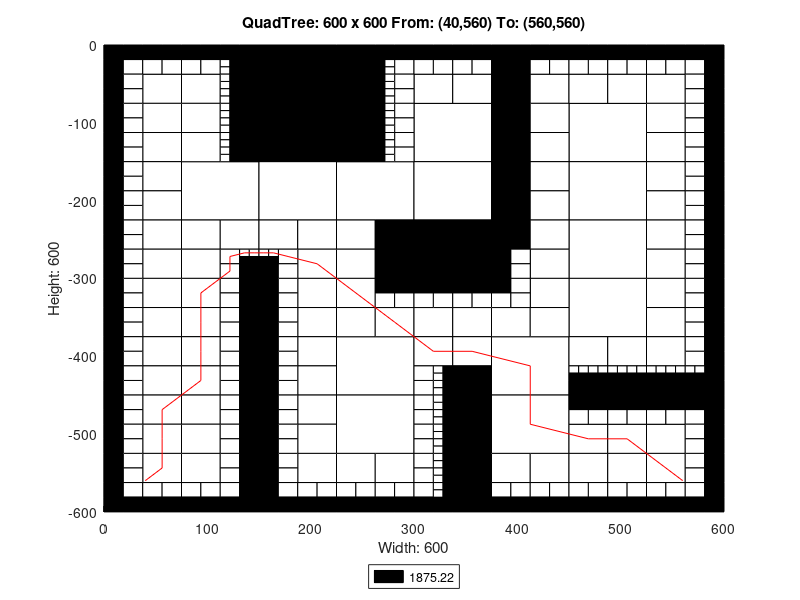

MATLAB code for this plot:
axis([0 600 -600 0]);
title('QuadTree: 600 x 600 From: (40,560) To: (560,560)');
xlabel('Width: 600');
ylabel('Height: 600');
rectangle('Position',[150 -75 75 75], 'FaceColor',[0 0 0]);
rectangle('Position',[150 -150 75 75], 'FaceColor',[0 0 0]);
rectangle('Position',[75 -225 75 75], 'FaceColor',[1 1 1]);
rectangle('Position',[150 -225 75 75], 'FaceColor',[1 1 1]);
rectangle('Position',[225 -225 75 75], 'FaceColor',[1 1 1]);
rectangle('Position',[300 -150 75 75], 'FaceColor',[1 1 1]);
rectangle('Position',[450 -150 75 75], 'FaceColor',[1 1 1]);
rectangle('Position',[300 -225 75 75], 'FaceColor',[1 1 1]);
rectangle('Position',[300 -300 75 75], 'FaceColor',[0 0 0]);
rectangle('Position',[450 -225 75 75], 'FaceColor',[1 1 1]);
rectangle('Position',[450 -300 75 75], 'FaceColor',[1 1 1]);
rectangle('Position',[225 -450 75 75], 'FaceColor',[1 1 1]);
rectangle('Position',[225 -525 75 75], 'FaceColor',[1 1 1]);
rectangle('Position',[375 -450 75 75], 'FaceColor',[1 1 1]);
rectangle('Position',[450 -375 75 75], 'FaceColor',[1 1 1]);
rectangle('Position',[375 -525 75 75], 'FaceColor',[1 1 1]);
rectangle('Position',[37.5 -75 37.5 37.5], 'FaceColor',[1 1 1]);
rectangle('Position',[75 -75 37.5 37.5], 'FaceColor',[1 1 1]);
rectangle('Position',[37.5 -112.5 37.5 37.5], 'FaceColor',[1 1 1]);
rectangle('Position',[37.5 -150 37.5 37.5], 'FaceColor',[1 1 1]);
rectangle('Position',[75 -112.5 37.5 37.5], 'FaceColor',[1 1 1]);
rectangle('Position',[75 -150 37.5 37.5], 'FaceColor',[1 1 1]);
rectangle('Position',[225 -37.5 37.5 37.5], 'FaceColor',[0 0 0]);
rectangle('Position',[225 -75 37.5 37.5], 'FaceColor',[0 0 0]);
rectangle('Position',[225 -112.5 37.5 37.5], 'FaceColor',[0 0 0]);
rectangle('Position',[225 -150 37.5 37.5], 'FaceColor',[0 0 0]);
rectangle('Position',[37.5 -187.5 37.5 37.5], 'FaceColor',[1 1 1]);
rectangle('Position',[37.5 -225 37.5 37.5], 'FaceColor',[1 1 1]);
rectangle('Position',[37.5 -262.5 37.5 37.5], 'FaceColor',[1 1 1]);
rectangle('Position',[37.5 -300 37.5 37.5], 'FaceColor',[1 1 1]);
rectangle('Position',[75 -262.5 37.5 37.5], 'FaceColor',[1 1 1]);
rectangle('Position',[112.5 -262.5 37.5 37.5], 'FaceColor',[1 1 1]);
rectangle('Position',[75 -300 37.5 37.5], 'FaceColor',[1 1 1]);
rectangle('Position',[150 -262.5 37.5 37.5], 'FaceColor',[1 1 1]);
rectangle('Position',[187.5 -262.5 37.5 37.5], 'FaceColor',[1 1 1]);
rectangle('Position',[187.5 -300 37.5 37.5], 'FaceColor',[1 1 1]);
rectangle('Position',[225 -262.5 37.5 37.5], 'FaceColor',[1 1 1]);
rectangle('Position',[262.5 -262.5 37.5 37.5], 'FaceColor',[0 0 0]);
rectangle('Position',[225 -300 37.5 37.5], 'FaceColor',[1 1 1]);
rectangle('Position',[262.5 -300 37.5 37.5], 'FaceColor',[0 0 0]);
rectangle('Position',[300 -75 37.5 37.5], 'FaceColor',[1 1 1]);
rectangle('Position',[337.5 -75 37.5 37.5], 'FaceColor',[1 1 1]);
rectangle('Position',[375 -37.5 37.5 37.5], 'FaceColor',[0 0 0]);
rectangle('Position',[375 -75 37.5 37.5], 'FaceColor',[0 0 0]);
rectangle('Position',[412.5 -75 37.5 37.5], 'FaceColor',[1 1 1]);
rectangle('Position',[375 -112.5 37.5 37.5], 'FaceColor',[0 0 0]);
rectangle('Position',[412.5 -112.5 37.5 37.5], 'FaceColor',[1 1 1]);
rectangle('Position',[375 -150 37.5 37.5], 'FaceColor',[0 0 0]);
rectangle('Position',[412.5 -150 37.5 37.5], 'FaceColor',[1 1 1]);
rectangle('Position',[450 -75 37.5 37.5], 'FaceColor',[1 1 1]);
rectangle('Position',[487.5 -75 37.5 37.5], 'FaceColor',[1 1 1]);
rectangle('Position',[525 -75 37.5 37.5], 'FaceColor',[1 1 1]);
rectangle('Position',[525 -112.5 37.5 37.5], 'FaceColor',[1 1 1]);
rectangle('Position',[525 -150 37.5 37.5], 'FaceColor',[1 1 1]);
rectangle('Position',[375 -187.5 37.5 37.5], 'FaceColor',[0 0 0]);
rectangle('Position',[412.5 -187.5 37.5 37.5], 'FaceColor',[1 1 1]);
rectangle('Position',[375 -225 37.5 37.5], 'FaceColor',[0 0 0]);
rectangle('Position',[412.5 -225 37.5 37.5], 'FaceColor',[1 1 1]);
rectangle('Position',[375 -262.5 37.5 37.5], 'FaceColor',[0 0 0]);
rectangle('Position',[412.5 -262.5 37.5 37.5], 'FaceColor',[1 1 1]);
rectangle('Position',[412.5 -300 37.5 37.5], 'FaceColor',[1 1 1]);
rectangle('Position',[525 -187.5 37.5 37.5], 'FaceColor',[1 1 1]);
rectangle('Position',[525 -225 37.5 37.5], 'FaceColor',[1 1 1]);
rectangle('Position',[525 -262.5 37.5 37.5], 'FaceColor',[1 1 1]);
rectangle('Position',[525 -300 37.5 37.5], 'FaceColor',[1 1 1]);
rectangle('Position',[37.5 -337.5 37.5 37.5], 'FaceColor',[1 1 1]);
rectangle('Position',[37.5 -375 37.5 37.5], 'FaceColor',[1 1 1]);
rectangle('Position',[75 -337.5 37.5 37.5], 'FaceColor',[1 1 1]);
rectangle('Position',[75 -375 37.5 37.5], 'FaceColor',[1 1 1]);
rectangle('Position',[37.5 -412.5 37.5 37.5], 'FaceColor',[1 1 1]);
rectangle('Position',[37.5 -450 37.5 37.5], 'FaceColor',[1 1 1]);
rectangle('Position',[75 -412.5 37.5 37.5], 'FaceColor',[1 1 1]);
rectangle('Position',[75 -450 37.5 37.5], 'FaceColor',[1 1 1]);
rectangle('Position',[187.5 -337.5 37.5 37.5], 'FaceColor',[1 1 1]);
rectangle('Position',[187.5 -375 37.5 37.5], 'FaceColor',[1 1 1]);
rectangle('Position',[225 -337.5 37.5 37.5], 'FaceColor',[1 1 1]);
rectangle('Position',[225 -375 37.5 37.5], 'FaceColor',[1 1 1]);
rectangle('Position',[262.5 -375 37.5 37.5], 'FaceColor',[1 1 1]);
rectangle('Position',[187.5 -412.5 37.5 37.5], 'FaceColor',[1 1 1]);
rectangle('Position',[187.5 -450 37.5 37.5], 'FaceColor',[1 1 1]);
rectangle('Position',[37.5 -487.5 37.5 37.5], 'FaceColor',[1 1 1]);
rectangle('Position',[37.5 -525 37.5 37.5], 'FaceColor',[1 1 1]);
rectangle('Position',[75 -487.5 37.5 37.5], 'FaceColor',[1 1 1]);
rectangle('Position',[75 -525 37.5 37.5], 'FaceColor',[1 1 1]);
rectangle('Position',[37.5 -562.5 37.5 37.5], 'FaceColor',[1 1 1]);
rectangle('Position',[75 -562.5 37.5 37.5], 'FaceColor',[1 1 1]);
rectangle('Position',[187.5 -487.5 37.5 37.5], 'FaceColor',[1 1 1]);
rectangle('Position',[187.5 -525 37.5 37.5], 'FaceColor',[1 1 1]);
rectangle('Position',[187.5 -562.5 37.5 37.5], 'FaceColor',[1 1 1]);
rectangle('Position',[225 -562.5 37.5 37.5], 'FaceColor',[1 1 1]);
rectangle('Position',[262.5 -562.5 37.5 37.5], 'FaceColor',[1 1 1]);
rectangle('Position',[300 -375 37.5 37.5], 'FaceColor',[1 1 1]);
rectangle('Position',[337.5 -375 37.5 37.5], 'FaceColor',[1 1 1]);
rectangle('Position',[412.5 -337.5 37.5 37.5], 'FaceColor',[1 1 1]);
rectangle('Position',[375 -375 37.5 37.5], 'FaceColor',[1 1 1]);
rectangle('Position',[412.5 -375 37.5 37.5], 'FaceColor',[1 1 1]);
rectangle('Position',[300 -412.5 37.5 37.5], 'FaceColor',[1 1 1]);
rectangle('Position',[337.5 -412.5 37.5 37.5], 'FaceColor',[1 1 1]);
rectangle('Position',[337.5 -450 37.5 37.5], 'FaceColor',[0 0 0]);
rectangle('Position',[525 -337.5 37.5 37.5], 'FaceColor',[1 1 1]);
rectangle('Position',[525 -375 37.5 37.5], 'FaceColor',[1 1 1]);
rectangle('Position',[450 -412.5 37.5 37.5], 'FaceColor',[1 1 1]);
rectangle('Position',[487.5 -412.5 37.5 37.5], 'FaceColor',[1 1 1]);
rectangle('Position',[525 -412.5 37.5 37.5], 'FaceColor',[1 1 1]);
rectangle('Position',[337.5 -487.5 37.5 37.5], 'FaceColor',[0 0 0]);
rectangle('Position',[337.5 -525 37.5 37.5], 'FaceColor',[0 0 0]);
rectangle('Position',[337.5 -562.5 37.5 37.5], 'FaceColor',[0 0 0]);
rectangle('Position',[337.5 -600 37.5 37.5], 'FaceColor',[0 0 0]);
rectangle('Position',[375 -562.5 37.5 37.5], 'FaceColor',[1 1 1]);
rectangle('Position',[412.5 -562.5 37.5 37.5], 'FaceColor',[1 1 1]);
rectangle('Position',[450 -525 37.5 37.5], 'FaceColor',[1 1 1]);
rectangle('Position',[487.5 -525 37.5 37.5], 'FaceColor',[1 1 1]);
rectangle('Position',[525 -525 37.5 37.5], 'FaceColor',[1 1 1]);
rectangle('Position',[450 -562.5 37.5 37.5], 'FaceColor',[1 1 1]);
rectangle('Position',[487.5 -562.5 37.5 37.5], 'FaceColor',[1 1 1]);
rectangle('Position',[525 -562.5 37.5 37.5], 'FaceColor',[1 1 1]);
rectangle('Position',[0 -18.75 18.75 18.75], 'FaceColor',[0 0 0]);
rectangle('Position',[18.75 -18.75 18.75 18.75], 'FaceColor',[0 0 0]);
rectangle('Position',[0 -37.5 18.75 18.75], 'FaceColor',[0 0 0]);
rectangle('Position',[18.75 -37.5 18.75 18.75], 'FaceColor',[1 1 1]);
rectangle('Position',[37.5 -18.75 18.75 18.75], 'FaceColor',[0 0 0]);
rectangle('Position',[56.25 -18.75 18.75 18.75], 'FaceColor',[0 0 0]);
rectangle('Position',[37.5 -37.5 18.75 18.75], 'FaceColor',[1 1 1]);
rectangle('Position',[56.25 -37.5 18.75 18.75], 'FaceColor',[1 1 1]);
rectangle('Position',[0 -56.25 18.75 18.75], 'FaceColor',[0 0 0]);
rectangle('Position',[18.75 -56.25 18.75 18.75], 'FaceColor',[1 1 1]);
rectangle('Position',[0 -75 18.75 18.75], 'FaceColor',[0 0 0]);
rectangle('Position',[18.75 -75 18.75 18.75], 'FaceColor',[1 1 1]);
rectangle('Position',[75 -18.75 18.75 18.75], 'FaceColor',[0 0 0]);
rectangle('Position',[93.75 -18.75 18.75 18.75], 'FaceColor',[0 0 0]);
rectangle('Position',[75 -37.5 18.75 18.75], 'FaceColor',[1 1 1]);
rectangle('Position',[93.75 -37.5 18.75 18.75], 'FaceColor',[1 1 1]);
rectangle('Position',[112.5 -18.75 18.75 18.75], 'FaceColor',[0 0 0]);
rectangle('Position',[131.25 -18.75 18.75 18.75], 'FaceColor',[0 0 0]);
rectangle('Position',[131.25 -37.5 18.75 18.75], 'FaceColor',[0 0 0]);
rectangle('Position',[131.25 -56.25 18.75 18.75], 'FaceColor',[0 0 0]);
rectangle('Position',[131.25 -75 18.75 18.75], 'FaceColor',[0 0 0]);
rectangle('Position',[0 -93.75 18.75 18.75], 'FaceColor',[0 0 0]);
rectangle('Position',[18.75 -93.75 18.75 18.75], 'FaceColor',[1 1 1]);
rectangle('Position',[0 -112.5 18.75 18.75], 'FaceColor',[0 0 0]);
rectangle('Position',[18.75 -112.5 18.75 18.75], 'FaceColor',[1 1 1]);
rectangle('Position',[0 -131.25 18.75 18.75], 'FaceColor',[0 0 0]);
rectangle('Position',[18.75 -131.25 18.75 18.75], 'FaceColor',[1 1 1]);
rectangle('Position',[0 -150 18.75 18.75], 'FaceColor',[0 0 0]);
rectangle('Position',[18.75 -150 18.75 18.75], 'FaceColor',[1 1 1]);
rectangle('Position',[131.25 -93.75 18.75 18.75], 'FaceColor',[0 0 0]);
rectangle('Position',[131.25 -112.5 18.75 18.75], 'FaceColor',[0 0 0]);
rectangle('Position',[131.25 -131.25 18.75 18.75], 'FaceColor',[0 0 0]);
rectangle('Position',[131.25 -150 18.75 18.75], 'FaceColor',[0 0 0]);
rectangle('Position',[262.5 -18.75 18.75 18.75], 'FaceColor',[0 0 0]);
rectangle('Position',[281.25 -18.75 18.75 18.75], 'FaceColor',[0 0 0]);
rectangle('Position',[281.25 -37.5 18.75 18.75], 'FaceColor',[1 1 1]);
rectangle('Position',[281.25 -56.25 18.75 18.75], 'FaceColor',[1 1 1]);
rectangle('Position',[281.25 -75 18.75 18.75], 'FaceColor',[1 1 1]);
rectangle('Position',[281.25 -93.75 18.75 18.75], 'FaceColor',[1 1 1]);
rectangle('Position',[281.25 -112.5 18.75 18.75], 'FaceColor',[1 1 1]);
rectangle('Position',[281.25 -131.25 18.75 18.75], 'FaceColor',[1 1 1]);
rectangle('Position',[281.25 -150 18.75 18.75], 'FaceColor',[1 1 1]);
rectangle('Position',[0 -168.75 18.75 18.75], 'FaceColor',[0 0 0]);
rectangle('Position',[18.75 -168.75 18.75 18.75], 'FaceColor',[1 1 1]);
rectangle('Position',[0 -187.5 18.75 18.75], 'FaceColor',[0 0 0]);
rectangle('Position',[18.75 -187.5 18.75 18.75], 'FaceColor',[1 1 1]);
rectangle('Position',[0 -206.25 18.75 18.75], 'FaceColor',[0 0 0]);
rectangle('Position',[18.75 -206.25 18.75 18.75], 'FaceColor',[1 1 1]);
rectangle('Position',[0 -225 18.75 18.75], 'FaceColor',[0 0 0]);
rectangle('Position',[18.75 -225 18.75 18.75], 'FaceColor',[1 1 1]);
rectangle('Position',[0 -243.75 18.75 18.75], 'FaceColor',[0 0 0]);
rectangle('Position',[18.75 -243.75 18.75 18.75], 'FaceColor',[1 1 1]);
rectangle('Position',[0 -262.5 18.75 18.75], 'FaceColor',[0 0 0]);
rectangle('Position',[18.75 -262.5 18.75 18.75], 'FaceColor',[1 1 1]);
rectangle('Position',[0 -281.25 18.75 18.75], 'FaceColor',[0 0 0]);
rectangle('Position',[18.75 -281.25 18.75 18.75], 'FaceColor',[1 1 1]);
rectangle('Position',[0 -300 18.75 18.75], 'FaceColor',[0 0 0]);
rectangle('Position',[18.75 -300 18.75 18.75], 'FaceColor',[1 1 1]);
rectangle('Position',[112.5 -281.25 18.75 18.75], 'FaceColor',[1 1 1]);
rectangle('Position',[112.5 -300 18.75 18.75], 'FaceColor',[1 1 1]);
rectangle('Position',[131.25 -300 18.75 18.75], 'FaceColor',[0 0 0]);
rectangle('Position',[168.75 -281.25 18.75 18.75], 'FaceColor',[1 1 1]);
rectangle('Position',[150 -300 18.75 18.75], 'FaceColor',[0 0 0]);
rectangle('Position',[168.75 -300 18.75 18.75], 'FaceColor',[1 1 1]);
rectangle('Position',[300 -18.75 18.75 18.75], 'FaceColor',[0 0 0]);
rectangle('Position',[318.75 -18.75 18.75 18.75], 'FaceColor',[0 0 0]);
rectangle('Position',[300 -37.5 18.75 18.75], 'FaceColor',[1 1 1]);
rectangle('Position',[318.75 -37.5 18.75 18.75], 'FaceColor',[1 1 1]);
rectangle('Position',[337.5 -18.75 18.75 18.75], 'FaceColor',[0 0 0]);
rectangle('Position',[356.25 -18.75 18.75 18.75], 'FaceColor',[0 0 0]);
rectangle('Position',[337.5 -37.5 18.75 18.75], 'FaceColor',[1 1 1]);
rectangle('Position',[356.25 -37.5 18.75 18.75], 'FaceColor',[1 1 1]);
rectangle('Position',[412.5 -18.75 18.75 18.75], 'FaceColor',[0 0 0]);
rectangle('Position',[431.25 -18.75 18.75 18.75], 'FaceColor',[0 0 0]);
rectangle('Position',[412.5 -37.5 18.75 18.75], 'FaceColor',[1 1 1]);
rectangle('Position',[431.25 -37.5 18.75 18.75], 'FaceColor',[1 1 1]);
rectangle('Position',[450 -18.75 18.75 18.75], 'FaceColor',[0 0 0]);
rectangle('Position',[468.75 -18.75 18.75 18.75], 'FaceColor',[0 0 0]);
rectangle('Position',[450 -37.5 18.75 18.75], 'FaceColor',[1 1 1]);
rectangle('Position',[468.75 -37.5 18.75 18.75], 'FaceColor',[1 1 1]);
rectangle('Position',[487.5 -18.75 18.75 18.75], 'FaceColor',[0 0 0]);
rectangle('Position',[506.25 -18.75 18.75 18.75], 'FaceColor',[0 0 0]);
rectangle('Position',[487.5 -37.5 18.75 18.75], 'FaceColor',[1 1 1]);
rectangle('Position',[506.25 -37.5 18.75 18.75], 'FaceColor',[1 1 1]);
rectangle('Position',[525 -18.75 18.75 18.75], 'FaceColor',[0 0 0]);
rectangle('Position',[543.75 -18.75 18.75 18.75], 'FaceColor',[0 0 0]);
rectangle('Position',[525 -37.5 18.75 18.75], 'FaceColor',[1 1 1]);
rectangle('Position',[543.75 -37.5 18.75 18.75], 'FaceColor',[1 1 1]);
rectangle('Position',[562.5 -18.75 18.75 18.75], 'FaceColor',[0 0 0]);
rectangle('Position',[581.25 -18.75 18.75 18.75], 'FaceColor',[0 0 0]);
rectangle('Position',[562.5 -37.5 18.75 18.75], 'FaceColor',[1 1 1]);
rectangle('Position',[581.25 -37.5 18.75 18.75], 'FaceColor',[0 0 0]);
rectangle('Position',[562.5 -56.25 18.75 18.75], 'FaceColor',[1 1 1]);
rectangle('Position',[581.25 -56.25 18.75 18.75], 'FaceColor',[0 0 0]);
rectangle('Position',[562.5 -75 18.75 18.75], 'FaceColor',[1 1 1]);
rectangle('Position',[581.25 -75 18.75 18.75], 'FaceColor',[0 0 0]);
rectangle('Position',[562.5 -93.75 18.75 18.75], 'FaceColor',[1 1 1]);
rectangle('Position',[581.25 -93.75 18.75 18.75], 'FaceColor',[0 0 0]);
rectangle('Position',[562.5 -112.5 18.75 18.75], 'FaceColor',[1 1 1]);
rectangle('Position',[581.25 -112.5 18.75 18.75], 'FaceColor',[0 0 0]);
rectangle('Position',[562.5 -131.25 18.75 18.75], 'FaceColor',[1 1 1]);
rectangle('Position',[581.25 -131.25 18.75 18.75], 'FaceColor',[0 0 0]);
rectangle('Position',[562.5 -150 18.75 18.75], 'FaceColor',[1 1 1]);
rectangle('Position',[581.25 -150 18.75 18.75], 'FaceColor',[0 0 0]);
rectangle('Position',[375 -281.25 18.75 18.75], 'FaceColor',[0 0 0]);
rectangle('Position',[393.75 -281.25 18.75 18.75], 'FaceColor',[1 1 1]);
rectangle('Position',[375 -300 18.75 18.75], 'FaceColor',[0 0 0]);
rectangle('Position',[393.75 -300 18.75 18.75], 'FaceColor',[1 1 1]);
rectangle('Position',[562.5 -168.75 18.75 18.75], 'FaceColor',[1 1 1]);
rectangle('Position',[581.25 -168.75 18.75 18.75], 'FaceColor',[0 0 0]);
rectangle('Position',[562.5 -187.5 18.75 18.75], 'FaceColor',[1 1 1]);
rectangle('Position',[581.25 -187.5 18.75 18.75], 'FaceColor',[0 0 0]);
rectangle('Position',[562.5 -206.25 18.75 18.75], 'FaceColor',[1 1 1]);
rectangle('Position',[581.25 -206.25 18.75 18.75], 'FaceColor',[0 0 0]);
rectangle('Position',[562.5 -225 18.75 18.75], 'FaceColor',[1 1 1]);
rectangle('Position',[581.25 -225 18.75 18.75], 'FaceColor',[0 0 0]);
rectangle('Position',[562.5 -243.75 18.75 18.75], 'FaceColor',[1 1 1]);
rectangle('Position',[581.25 -243.75 18.75 18.75], 'FaceColor',[0 0 0]);
rectangle('Position',[562.5 -262.5 18.75 18.75], 'FaceColor',[1 1 1]);
rectangle('Position',[581.25 -262.5 18.75 18.75], 'FaceColor',[0 0 0]);
rectangle('Position',[562.5 -281.25 18.75 18.75], 'FaceColor',[1 1 1]);
rectangle('Position',[581.25 -281.25 18.75 18.75], 'FaceColor',[0 0 0]);
rectangle('Position',[562.5 -300 18.75 18.75], 'FaceColor',[1 1 1]);
rectangle('Position',[581.25 -300 18.75 18.75], 'FaceColor',[0 0 0]);
rectangle('Position',[0 -318.75 18.75 18.75], 'FaceColor',[0 0 0]);
rectangle('Position',[18.75 -318.75 18.75 18.75], 'FaceColor',[1 1 1]);
rectangle('Position',[0 -337.5 18.75 18.75], 'FaceColor',[0 0 0]);
rectangle('Position',[18.75 -337.5 18.75 18.75], 'FaceColor',[1 1 1]);
rectangle('Position',[0 -356.25 18.75 18.75], 'FaceColor',[0 0 0]);
rectangle('Position',[18.75 -356.25 18.75 18.75], 'FaceColor',[1 1 1]);
rectangle('Position',[0 -375 18.75 18.75], 'FaceColor',[0 0 0]);
rectangle('Position',[18.75 -375 18.75 18.75], 'FaceColor',[1 1 1]);
rectangle('Position',[112.5 -318.75 18.75 18.75], 'FaceColor',[1 1 1]);
rectangle('Position',[131.25 -318.75 18.75 18.75], 'FaceColor',[0 0 0]);
rectangle('Position',[112.5 -337.5 18.75 18.75], 'FaceColor',[1 1 1]);
rectangle('Position',[131.25 -337.5 18.75 18.75], 'FaceColor',[0 0 0]);
rectangle('Position',[112.5 -356.25 18.75 18.75], 'FaceColor',[1 1 1]);
rectangle('Position',[131.25 -356.25 18.75 18.75], 'FaceColor',[0 0 0]);
rectangle('Position',[112.5 -375 18.75 18.75], 'FaceColor',[1 1 1]);
rectangle('Position',[131.25 -375 18.75 18.75], 'FaceColor',[0 0 0]);
rectangle('Position',[0 -393.75 18.75 18.75], 'FaceColor',[0 0 0]);
rectangle('Position',[18.75 -393.75 18.75 18.75], 'FaceColor',[1 1 1]);
rectangle('Position',[0 -412.5 18.75 18.75], 'FaceColor',[0 0 0]);
rectangle('Position',[18.75 -412.5 18.75 18.75], 'FaceColor',[1 1 1]);
rectangle('Position',[0 -431.25 18.75 18.75], 'FaceColor',[0 0 0]);
rectangle('Position',[18.75 -431.25 18.75 18.75], 'FaceColor',[1 1 1]);
rectangle('Position',[0 -450 18.75 18.75], 'FaceColor',[0 0 0]);
rectangle('Position',[18.75 -450 18.75 18.75], 'FaceColor',[1 1 1]);
rectangle('Position',[112.5 -393.75 18.75 18.75], 'FaceColor',[1 1 1]);
rectangle('Position',[131.25 -393.75 18.75 18.75], 'FaceColor',[0 0 0]);
rectangle('Position',[112.5 -412.5 18.75 18.75], 'FaceColor',[1 1 1]);
rectangle('Position',[131.25 -412.5 18.75 18.75], 'FaceColor',[0 0 0]);
rectangle('Position',[112.5 -431.25 18.75 18.75], 'FaceColor',[1 1 1]);
rectangle('Position',[131.25 -431.25 18.75 18.75], 'FaceColor',[0 0 0]);
rectangle('Position',[112.5 -450 18.75 18.75], 'FaceColor',[1 1 1]);
rectangle('Position',[131.25 -450 18.75 18.75], 'FaceColor',[0 0 0]);
rectangle('Position',[150 -318.75 18.75 18.75], 'FaceColor',[0 0 0]);
rectangle('Position',[168.75 -318.75 18.75 18.75], 'FaceColor',[1 1 1]);
rectangle('Position',[150 -337.5 18.75 18.75], 'FaceColor',[0 0 0]);
rectangle('Position',[168.75 -337.5 18.75 18.75], 'FaceColor',[1 1 1]);
rectangle('Position',[150 -356.25 18.75 18.75], 'FaceColor',[0 0 0]);
rectangle('Position',[168.75 -356.25 18.75 18.75], 'FaceColor',[1 1 1]);
rectangle('Position',[150 -375 18.75 18.75], 'FaceColor',[0 0 0]);
rectangle('Position',[168.75 -375 18.75 18.75], 'FaceColor',[1 1 1]);
rectangle('Position',[262.5 -318.75 18.75 18.75], 'FaceColor',[0 0 0]);
rectangle('Position',[281.25 -318.75 18.75 18.75], 'FaceColor',[0 0 0]);
rectangle('Position',[262.5 -337.5 18.75 18.75], 'FaceColor',[1 1 1]);
rectangle('Position',[281.25 -337.5 18.75 18.75], 'FaceColor',[1 1 1]);
rectangle('Position',[150 -393.75 18.75 18.75], 'FaceColor',[0 0 0]);
rectangle('Position',[168.75 -393.75 18.75 18.75], 'FaceColor',[1 1 1]);
rectangle('Position',[150 -412.5 18.75 18.75], 'FaceColor',[0 0 0]);
rectangle('Position',[168.75 -412.5 18.75 18.75], 'FaceColor',[1 1 1]);
rectangle('Position',[150 -431.25 18.75 18.75], 'FaceColor',[0 0 0]);
rectangle('Position',[168.75 -431.25 18.75 18.75], 'FaceColor',[1 1 1]);
rectangle('Position',[150 -450 18.75 18.75], 'FaceColor',[0 0 0]);
rectangle('Position',[168.75 -450 18.75 18.75], 'FaceColor',[1 1 1]);
rectangle('Position',[0 -468.75 18.75 18.75], 'FaceColor',[0 0 0]);
rectangle('Position',[18.75 -468.75 18.75 18.75], 'FaceColor',[1 1 1]);
rectangle('Position',[0 -487.5 18.75 18.75], 'FaceColor',[0 0 0]);
rectangle('Position',[18.75 -487.5 18.75 18.75], 'FaceColor',[1 1 1]);
rectangle('Position',[0 -506.25 18.75 18.75], 'FaceColor',[0 0 0]);
rectangle('Position',[18.75 -506.25 18.75 18.75], 'FaceColor',[1 1 1]);
rectangle('Position',[0 -525 18.75 18.75], 'FaceColor',[0 0 0]);
rectangle('Position',[18.75 -525 18.75 18.75], 'FaceColor',[1 1 1]);
rectangle('Position',[112.5 -468.75 18.75 18.75], 'FaceColor',[1 1 1]);
rectangle('Position',[131.25 -468.75 18.75 18.75], 'FaceColor',[0 0 0]);
rectangle('Position',[112.5 -487.5 18.75 18.75], 'FaceColor',[1 1 1]);
rectangle('Position',[131.25 -487.5 18.75 18.75], 'FaceColor',[0 0 0]);
rectangle('Position',[112.5 -506.25 18.75 18.75], 'FaceColor',[1 1 1]);
rectangle('Position',[131.25 -506.25 18.75 18.75], 'FaceColor',[0 0 0]);
rectangle('Position',[112.5 -525 18.75 18.75], 'FaceColor',[1 1 1]);
rectangle('Position',[131.25 -525 18.75 18.75], 'FaceColor',[0 0 0]);
rectangle('Position',[0 -543.75 18.75 18.75], 'FaceColor',[0 0 0]);
rectangle('Position',[18.75 -543.75 18.75 18.75], 'FaceColor',[1 1 1]);
rectangle('Position',[0 -562.5 18.75 18.75], 'FaceColor',[0 0 0]);
rectangle('Position',[18.75 -562.5 18.75 18.75], 'FaceColor',[1 1 1]);
rectangle('Position',[0 -581.25 18.75 18.75], 'FaceColor',[0 0 0]);
rectangle('Position',[18.75 -581.25 18.75 18.75], 'FaceColor',[1 1 1]);
rectangle('Position',[0 -600 18.75 18.75], 'FaceColor',[0 0 0]);
rectangle('Position',[18.75 -600 18.75 18.75], 'FaceColor',[0 0 0]);
rectangle('Position',[37.5 -581.25 18.75 18.75], 'FaceColor',[1 1 1]);
rectangle('Position',[56.25 -581.25 18.75 18.75], 'FaceColor',[1 1 1]);
rectangle('Position',[37.5 -600 18.75 18.75], 'FaceColor',[0 0 0]);
rectangle('Position',[56.25 -600 18.75 18.75], 'FaceColor',[0 0 0]);
rectangle('Position',[112.5 -543.75 18.75 18.75], 'FaceColor',[1 1 1]);
rectangle('Position',[131.25 -543.75 18.75 18.75], 'FaceColor',[0 0 0]);
rectangle('Position',[112.5 -562.5 18.75 18.75], 'FaceColor',[1 1 1]);
rectangle('Position',[131.25 -562.5 18.75 18.75], 'FaceColor',[0 0 0]);
rectangle('Position',[75 -581.25 18.75 18.75], 'FaceColor',[1 1 1]);
rectangle('Position',[93.75 -581.25 18.75 18.75], 'FaceColor',[1 1 1]);
rectangle('Position',[75 -600 18.75 18.75], 'FaceColor',[0 0 0]);
rectangle('Position',[93.75 -600 18.75 18.75], 'FaceColor',[0 0 0]);
rectangle('Position',[112.5 -581.25 18.75 18.75], 'FaceColor',[1 1 1]);
rectangle('Position',[131.25 -581.25 18.75 18.75], 'FaceColor',[0 0 0]);
rectangle('Position',[112.5 -600 18.75 18.75], 'FaceColor',[0 0 0]);
rectangle('Position',[131.25 -600 18.75 18.75], 'FaceColor',[0 0 0]);
rectangle('Position',[150 -468.75 18.75 18.75], 'FaceColor',[0 0 0]);
rectangle('Position',[168.75 -468.75 18.75 18.75], 'FaceColor',[1 1 1]);
rectangle('Position',[150 -487.5 18.75 18.75], 'FaceColor',[0 0 0]);
rectangle('Position',[168.75 -487.5 18.75 18.75], 'FaceColor',[1 1 1]);
rectangle('Position',[150 -506.25 18.75 18.75], 'FaceColor',[0 0 0]);
rectangle('Position',[168.75 -506.25 18.75 18.75], 'FaceColor',[1 1 1]);
rectangle('Position',[150 -525 18.75 18.75], 'FaceColor',[0 0 0]);
rectangle('Position',[168.75 -525 18.75 18.75], 'FaceColor',[1 1 1]);
rectangle('Position',[150 -543.75 18.75 18.75], 'FaceColor',[0 0 0]);
rectangle('Position',[168.75 -543.75 18.75 18.75], 'FaceColor',[1 1 1]);
rectangle('Position',[150 -562.5 18.75 18.75], 'FaceColor',[0 0 0]);
rectangle('Position',[168.75 -562.5 18.75 18.75], 'FaceColor',[1 1 1]);
rectangle('Position',[150 -581.25 18.75 18.75], 'FaceColor',[0 0 0]);
rectangle('Position',[168.75 -581.25 18.75 18.75], 'FaceColor',[1 1 1]);
rectangle('Position',[150 -600 18.75 18.75], 'FaceColor',[0 0 0]);
rectangle('Position',[168.75 -600 18.75 18.75], 'FaceColor',[0 0 0]);
rectangle('Position',[187.5 -581.25 18.75 18.75], 'FaceColor',[1 1 1]);
rectangle('Position',[206.25 -581.25 18.75 18.75], 'FaceColor',[1 1 1]);
rectangle('Position',[187.5 -600 18.75 18.75], 'FaceColor',[0 0 0]);
rectangle('Position',[206.25 -600 18.75 18.75], 'FaceColor',[0 0 0]);
rectangle('Position',[225 -581.25 18.75 18.75], 'FaceColor',[1 1 1]);
rectangle('Position',[243.75 -581.25 18.75 18.75], 'FaceColor',[1 1 1]);
rectangle('Position',[225 -600 18.75 18.75], 'FaceColor',[0 0 0]);
rectangle('Position',[243.75 -600 18.75 18.75], 'FaceColor',[0 0 0]);
rectangle('Position',[262.5 -581.25 18.75 18.75], 'FaceColor',[1 1 1]);
rectangle('Position',[281.25 -581.25 18.75 18.75], 'FaceColor',[1 1 1]);
rectangle('Position',[262.5 -600 18.75 18.75], 'FaceColor',[0 0 0]);
rectangle('Position',[281.25 -600 18.75 18.75], 'FaceColor',[0 0 0]);
rectangle('Position',[300 -318.75 18.75 18.75], 'FaceColor',[0 0 0]);
rectangle('Position',[318.75 -318.75 18.75 18.75], 'FaceColor',[0 0 0]);
rectangle('Position',[300 -337.5 18.75 18.75], 'FaceColor',[1 1 1]);
rectangle('Position',[318.75 -337.5 18.75 18.75], 'FaceColor',[1 1 1]);
rectangle('Position',[337.5 -318.75 18.75 18.75], 'FaceColor',[0 0 0]);
rectangle('Position',[356.25 -318.75 18.75 18.75], 'FaceColor',[0 0 0]);
rectangle('Position',[337.5 -337.5 18.75 18.75], 'FaceColor',[1 1 1]);
rectangle('Position',[356.25 -337.5 18.75 18.75], 'FaceColor',[1 1 1]);
rectangle('Position',[375 -318.75 18.75 18.75], 'FaceColor',[0 0 0]);
rectangle('Position',[393.75 -318.75 18.75 18.75], 'FaceColor',[1 1 1]);
rectangle('Position',[375 -337.5 18.75 18.75], 'FaceColor',[1 1 1]);
rectangle('Position',[393.75 -337.5 18.75 18.75], 'FaceColor',[1 1 1]);
rectangle('Position',[300 -431.25 18.75 18.75], 'FaceColor',[1 1 1]);
rectangle('Position',[300 -450 18.75 18.75], 'FaceColor',[1 1 1]);
rectangle('Position',[562.5 -318.75 18.75 18.75], 'FaceColor',[1 1 1]);
rectangle('Position',[581.25 -318.75 18.75 18.75], 'FaceColor',[0 0 0]);
rectangle('Position',[562.5 -337.5 18.75 18.75], 'FaceColor',[1 1 1]);
rectangle('Position',[581.25 -337.5 18.75 18.75], 'FaceColor',[0 0 0]);
rectangle('Position',[562.5 -356.25 18.75 18.75], 'FaceColor',[1 1 1]);
rectangle('Position',[581.25 -356.25 18.75 18.75], 'FaceColor',[0 0 0]);
rectangle('Position',[562.5 -375 18.75 18.75], 'FaceColor',[1 1 1]);
rectangle('Position',[581.25 -375 18.75 18.75], 'FaceColor',[0 0 0]);
rectangle('Position',[450 -450 18.75 18.75], 'FaceColor',[0 0 0]);
rectangle('Position',[468.75 -450 18.75 18.75], 'FaceColor',[0 0 0]);
rectangle('Position',[487.5 -450 18.75 18.75], 'FaceColor',[0 0 0]);
rectangle('Position',[506.25 -450 18.75 18.75], 'FaceColor',[0 0 0]);
rectangle('Position',[562.5 -393.75 18.75 18.75], 'FaceColor',[1 1 1]);
rectangle('Position',[581.25 -393.75 18.75 18.75], 'FaceColor',[0 0 0]);
rectangle('Position',[562.5 -412.5 18.75 18.75], 'FaceColor',[1 1 1]);
rectangle('Position',[581.25 -412.5 18.75 18.75], 'FaceColor',[0 0 0]);
rectangle('Position',[525 -450 18.75 18.75], 'FaceColor',[0 0 0]);
rectangle('Position',[543.75 -450 18.75 18.75], 'FaceColor',[0 0 0]);
rectangle('Position',[581.25 -431.25 18.75 18.75], 'FaceColor',[0 0 0]);
rectangle('Position',[562.5 -450 18.75 18.75], 'FaceColor',[0 0 0]);
rectangle('Position',[581.25 -450 18.75 18.75], 'FaceColor',[0 0 0]);
rectangle('Position',[300 -468.75 18.75 18.75], 'FaceColor',[1 1 1]);
rectangle('Position',[300 -487.5 18.75 18.75], 'FaceColor',[1 1 1]);
rectangle('Position',[300 -506.25 18.75 18.75], 'FaceColor',[1 1 1]);
rectangle('Position',[300 -525 18.75 18.75], 'FaceColor',[1 1 1]);
rectangle('Position',[300 -543.75 18.75 18.75], 'FaceColor',[1 1 1]);
rectangle('Position',[300 -562.5 18.75 18.75], 'FaceColor',[1 1 1]);
rectangle('Position',[300 -581.25 18.75 18.75], 'FaceColor',[1 1 1]);
rectangle('Position',[300 -600 18.75 18.75], 'FaceColor',[0 0 0]);
rectangle('Position',[318.75 -600 18.75 18.75], 'FaceColor',[0 0 0]);
rectangle('Position',[375 -581.25 18.75 18.75], 'FaceColor',[1 1 1]);
rectangle('Position',[393.75 -581.25 18.75 18.75], 'FaceColor',[1 1 1]);
rectangle('Position',[375 -600 18.75 18.75], 'FaceColor',[0 0 0]);
rectangle('Position',[393.75 -600 18.75 18.75], 'FaceColor',[0 0 0]);
rectangle('Position',[412.5 -581.25 18.75 18.75], 'FaceColor',[1 1 1]);
rectangle('Position',[431.25 -581.25 18.75 18.75], 'FaceColor',[1 1 1]);
rectangle('Position',[412.5 -600 18.75 18.75], 'FaceColor',[0 0 0]);
rectangle('Position',[431.25 -600 18.75 18.75], 'FaceColor',[0 0 0]);
rectangle('Position',[450 -468.75 18.75 18.75], 'FaceColor',[0 0 0]);
rectangle('Position',[468.75 -468.75 18.75 18.75], 'FaceColor',[0 0 0]);
rectangle('Position',[450 -487.5 18.75 18.75], 'FaceColor',[1 1 1]);
rectangle('Position',[468.75 -487.5 18.75 18.75], 'FaceColor',[1 1 1]);
rectangle('Position',[487.5 -468.75 18.75 18.75], 'FaceColor',[0 0 0]);
rectangle('Position',[506.25 -468.75 18.75 18.75], 'FaceColor',[0 0 0]);
rectangle('Position',[487.5 -487.5 18.75 18.75], 'FaceColor',[1 1 1]);
rectangle('Position',[506.25 -487.5 18.75 18.75], 'FaceColor',[1 1 1]);
rectangle('Position',[525 -468.75 18.75 18.75], 'FaceColor',[0 0 0]);
rectangle('Position',[543.75 -468.75 18.75 18.75], 'FaceColor',[0 0 0]);
rectangle('Position',[525 -487.5 18.75 18.75], 'FaceColor',[1 1 1]);
rectangle('Position',[543.75 -487.5 18.75 18.75], 'FaceColor',[1 1 1]);
rectangle('Position',[562.5 -468.75 18.75 18.75], 'FaceColor',[0 0 0]);
rectangle('Position',[581.25 -468.75 18.75 18.75], 'FaceColor',[0 0 0]);
rectangle('Position',[562.5 -487.5 18.75 18.75], 'FaceColor',[1 1 1]);
rectangle('Position',[581.25 -487.5 18.75 18.75], 'FaceColor',[0 0 0]);
rectangle('Position',[562.5 -506.25 18.75 18.75], 'FaceColor',[1 1 1]);
rectangle('Position',[581.25 -506.25 18.75 18.75], 'FaceColor',[0 0 0]);
rectangle('Position',[562.5 -525 18.75 18.75], 'FaceColor',[1 1 1]);
rectangle('Position',[581.25 -525 18.75 18.75], 'FaceColor',[0 0 0]);
rectangle('Position',[450 -581.25 18.75 18.75], 'FaceColor',[1 1 1]);
rectangle('Position',[468.75 -581.25 18.75 18.75], 'FaceColor',[1 1 1]);
rectangle('Position',[450 -600 18.75 18.75], 'FaceColor',[0 0 0]);
rectangle('Position',[468.75 -600 18.75 18.75], 'FaceColor',[0 0 0]);
rectangle('Position',[487.5 -581.25 18.75 18.75], 'FaceColor',[1 1 1]);
rectangle('Position',[506.25 -581.25 18.75 18.75], 'FaceColor',[1 1 1]);
rectangle('Position',[487.5 -600 18.75 18.75], 'FaceColor',[0 0 0]);
rectangle('Position',[506.25 -600 18.75 18.75], 'FaceColor',[0 0 0]);
rectangle('Position',[562.5 -543.75 18.75 18.75], 'FaceColor',[1 1 1]);
rectangle('Position',[581.25 -543.75 18.75 18.75], 'FaceColor',[0 0 0]);
rectangle('Position',[562.5 -562.5 18.75 18.75], 'FaceColor',[1 1 1]);
rectangle('Position',[581.25 -562.5 18.75 18.75], 'FaceColor',[0 0 0]);
rectangle('Position',[525 -581.25 18.75 18.75], 'FaceColor',[1 1 1]);
rectangle('Position',[543.75 -581.25 18.75 18.75], 'FaceColor',[1 1 1]);
rectangle('Position',[525 -600 18.75 18.75], 'FaceColor',[0 0 0]);
rectangle('Position',[543.75 -600 18.75 18.75], 'FaceColor',[0 0 0]);
rectangle('Position',[562.5 -581.25 18.75 18.75], 'FaceColor',[1 1 1]);
rectangle('Position',[581.25 -581.25 18.75 18.75], 'FaceColor',[0 0 0]);
rectangle('Position',[562.5 -600 18.75 18.75], 'FaceColor',[0 0 0]);
rectangle('Position',[581.25 -600 18.75 18.75], 'FaceColor',[0 0 0]);
rectangle('Position',[112.5 -28.125 9.375 9.375], 'FaceColor',[1 1 1]);
rectangle('Position',[121.875 -28.125 9.375 9.375], 'FaceColor',[0 0 0]);
rectangle('Position',[112.5 -37.5 9.375 9.375], 'FaceColor',[1 1 1]);
rectangle('Position',[121.875 -37.5 9.375 9.375], 'FaceColor',[0 0 0]);
rectangle('Position',[112.5 -46.875 9.375 9.375], 'FaceColor',[1 1 1]);
rectangle('Position',[121.875 -46.875 9.375 9.375], 'FaceColor',[0 0 0]);
rectangle('Position',[112.5 -56.25 9.375 9.375], 'FaceColor',[1 1 1]);
rectangle('Position',[121.875 -56.25 9.375 9.375], 'FaceColor',[0 0 0]);
rectangle('Position',[112.5 -65.625 9.375 9.375], 'FaceColor',[1 1 1]);
rectangle('Position',[121.875 -65.625 9.375 9.375], 'FaceColor',[0 0 0]);
rectangle('Position',[112.5 -75 9.375 9.375], 'FaceColor',[1 1 1]);
rectangle('Position',[121.875 -75 9.375 9.375], 'FaceColor',[0 0 0]);
rectangle('Position',[112.5 -84.375 9.375 9.375], 'FaceColor',[1 1 1]);
rectangle('Position',[121.875 -84.375 9.375 9.375], 'FaceColor',[0 0 0]);
rectangle('Position',[112.5 -93.75 9.375 9.375], 'FaceColor',[1 1 1]);
rectangle('Position',[121.875 -93.75 9.375 9.375], 'FaceColor',[0 0 0]);
rectangle('Position',[112.5 -103.125 9.375 9.375], 'FaceColor',[1 1 1]);
rectangle('Position',[121.875 -103.125 9.375 9.375], 'FaceColor',[0 0 0]);
rectangle('Position',[112.5 -112.5 9.375 9.375], 'FaceColor',[1 1 1]);
rectangle('Position',[121.875 -112.5 9.375 9.375], 'FaceColor',[0 0 0]);
rectangle('Position',[112.5 -121.875 9.375 9.375], 'FaceColor',[1 1 1]);
rectangle('Position',[121.875 -121.875 9.375 9.375], 'FaceColor',[0 0 0]);
rectangle('Position',[112.5 -131.25 9.375 9.375], 'FaceColor',[1 1 1]);
rectangle('Position',[121.875 -131.25 9.375 9.375], 'FaceColor',[0 0 0]);
rectangle('Position',[112.5 -140.625 9.375 9.375], 'FaceColor',[1 1 1]);
rectangle('Position',[121.875 -140.625 9.375 9.375], 'FaceColor',[0 0 0]);
rectangle('Position',[112.5 -150 9.375 9.375], 'FaceColor',[1 1 1]);
rectangle('Position',[121.875 -150 9.375 9.375], 'FaceColor',[0 0 0]);
rectangle('Position',[262.5 -28.125 9.375 9.375], 'FaceColor',[0 0 0]);
rectangle('Position',[271.875 -28.125 9.375 9.375], 'FaceColor',[1 1 1]);
rectangle('Position',[262.5 -37.5 9.375 9.375], 'FaceColor',[0 0 0]);
rectangle('Position',[271.875 -37.5 9.375 9.375], 'FaceColor',[1 1 1]);
rectangle('Position',[262.5 -46.875 9.375 9.375], 'FaceColor',[0 0 0]);
rectangle('Position',[271.875 -46.875 9.375 9.375], 'FaceColor',[1 1 1]);
rectangle('Position',[262.5 -56.25 9.375 9.375], 'FaceColor',[0 0 0]);
rectangle('Position',[271.875 -56.25 9.375 9.375], 'FaceColor',[1 1 1]);
rectangle('Position',[262.5 -65.625 9.375 9.375], 'FaceColor',[0 0 0]);
rectangle('Position',[271.875 -65.625 9.375 9.375], 'FaceColor',[1 1 1]);
rectangle('Position',[262.5 -75 9.375 9.375], 'FaceColor',[0 0 0]);
rectangle('Position',[271.875 -75 9.375 9.375], 'FaceColor',[1 1 1]);
rectangle('Position',[262.5 -84.375 9.375 9.375], 'FaceColor',[0 0 0]);
rectangle('Position',[271.875 -84.375 9.375 9.375], 'FaceColor',[1 1 1]);
rectangle('Position',[262.5 -93.75 9.375 9.375], 'FaceColor',[0 0 0]);
rectangle('Position',[271.875 -93.75 9.375 9.375], 'FaceColor',[1 1 1]);
rectangle('Position',[262.5 -103.125 9.375 9.375], 'FaceColor',[0 0 0]);
rectangle('Position',[271.875 -103.125 9.375 9.375], 'FaceColor',[1 1 1]);
rectangle('Position',[262.5 -112.5 9.375 9.375], 'FaceColor',[0 0 0]);
rectangle('Position',[271.875 -112.5 9.375 9.375], 'FaceColor',[1 1 1]);
rectangle('Position',[262.5 -121.875 9.375 9.375], 'FaceColor',[0 0 0]);
rectangle('Position',[271.875 -121.875 9.375 9.375], 'FaceColor',[1 1 1]);
rectangle('Position',[262.5 -131.25 9.375 9.375], 'FaceColor',[0 0 0]);
rectangle('Position',[271.875 -131.25 9.375 9.375], 'FaceColor',[1 1 1]);
rectangle('Position',[262.5 -140.625 9.375 9.375], 'FaceColor',[0 0 0]);
rectangle('Position',[271.875 -140.625 9.375 9.375], 'FaceColor',[1 1 1]);
rectangle('Position',[262.5 -150 9.375 9.375], 'FaceColor',[0 0 0]);
rectangle('Position',[271.875 -150 9.375 9.375], 'FaceColor',[1 1 1]);
rectangle('Position',[131.25 -271.875 9.375 9.375], 'FaceColor',[1 1 1]);
rectangle('Position',[140.625 -271.875 9.375 9.375], 'FaceColor',[1 1 1]);
rectangle('Position',[131.25 -281.25 9.375 9.375], 'FaceColor',[0 0 0]);
rectangle('Position',[140.625 -281.25 9.375 9.375], 'FaceColor',[0 0 0]);
rectangle('Position',[150 -271.875 9.375 9.375], 'FaceColor',[1 1 1]);
rectangle('Position',[159.375 -271.875 9.375 9.375], 'FaceColor',[1 1 1]);
rectangle('Position',[150 -281.25 9.375 9.375], 'FaceColor',[0 0 0]);
rectangle('Position',[159.375 -281.25 9.375 9.375], 'FaceColor',[0 0 0]);
rectangle('Position',[318.75 -421.875 9.375 9.375], 'FaceColor',[1 1 1]);
rectangle('Position',[328.125 -421.875 9.375 9.375], 'FaceColor',[0 0 0]);
rectangle('Position',[318.75 -431.25 9.375 9.375], 'FaceColor',[1 1 1]);
rectangle('Position',[328.125 -431.25 9.375 9.375], 'FaceColor',[0 0 0]);
rectangle('Position',[318.75 -440.625 9.375 9.375], 'FaceColor',[1 1 1]);
rectangle('Position',[328.125 -440.625 9.375 9.375], 'FaceColor',[0 0 0]);
rectangle('Position',[318.75 -450 9.375 9.375], 'FaceColor',[1 1 1]);
rectangle('Position',[328.125 -450 9.375 9.375], 'FaceColor',[0 0 0]);
rectangle('Position',[450 -421.875 9.375 9.375], 'FaceColor',[1 1 1]);
rectangle('Position',[459.375 -421.875 9.375 9.375], 'FaceColor',[1 1 1]);
rectangle('Position',[450 -431.25 9.375 9.375], 'FaceColor',[0 0 0]);
rectangle('Position',[459.375 -431.25 9.375 9.375], 'FaceColor',[0 0 0]);
rectangle('Position',[468.75 -421.875 9.375 9.375], 'FaceColor',[1 1 1]);
rectangle('Position',[478.125 -421.875 9.375 9.375], 'FaceColor',[1 1 1]);
rectangle('Position',[468.75 -431.25 9.375 9.375], 'FaceColor',[0 0 0]);
rectangle('Position',[478.125 -431.25 9.375 9.375], 'FaceColor',[0 0 0]);
rectangle('Position',[487.5 -421.875 9.375 9.375], 'FaceColor',[1 1 1]);
rectangle('Position',[496.875 -421.875 9.375 9.375], 'FaceColor',[1 1 1]);
rectangle('Position',[487.5 -431.25 9.375 9.375], 'FaceColor',[0 0 0]);
rectangle('Position',[496.875 -431.25 9.375 9.375], 'FaceColor',[0 0 0]);
rectangle('Position',[506.25 -421.875 9.375 9.375], 'FaceColor',[1 1 1]);
rectangle('Position',[515.625 -421.875 9.375 9.375], 'FaceColor',[1 1 1]);
rectangle('Position',[506.25 -431.25 9.375 9.375], 'FaceColor',[0 0 0]);
rectangle('Position',[515.625 -431.25 9.375 9.375], 'FaceColor',[0 0 0]);
rectangle('Position',[525 -421.875 9.375 9.375], 'FaceColor',[1 1 1]);
rectangle('Position',[534.375 -421.875 9.375 9.375], 'FaceColor',[1 1 1]);
rectangle('Position',[525 -431.25 9.375 9.375], 'FaceColor',[0 0 0]);
rectangle('Position',[534.375 -431.25 9.375 9.375], 'FaceColor',[0 0 0]);
rectangle('Position',[543.75 -421.875 9.375 9.375], 'FaceColor',[1 1 1]);
rectangle('Position',[553.125 -421.875 9.375 9.375], 'FaceColor',[1 1 1]);
rectangle('Position',[543.75 -431.25 9.375 9.375], 'FaceColor',[0 0 0]);
rectangle('Position',[553.125 -431.25 9.375 9.375], 'FaceColor',[0 0 0]);
rectangle('Position',[562.5 -421.875 9.375 9.375], 'FaceColor',[1 1 1]);
rectangle('Position',[571.875 -421.875 9.375 9.375], 'FaceColor',[1 1 1]);
rectangle('Position',[562.5 -431.25 9.375 9.375], 'FaceColor',[0 0 0]);
rectangle('Position',[571.875 -431.25 9.375 9.375], 'FaceColor',[0 0 0]);
rectangle('Position',[318.75 -459.375 9.375 9.375], 'FaceColor',[1 1 1]);
rectangle('Position',[328.125 -459.375 9.375 9.375], 'FaceColor',[0 0 0]);
rectangle('Position',[318.75 -468.75 9.375 9.375], 'FaceColor',[1 1 1]);
rectangle('Position',[328.125 -468.75 9.375 9.375], 'FaceColor',[0 0 0]);
rectangle('Position',[318.75 -478.125 9.375 9.375], 'FaceColor',[1 1 1]);
rectangle('Position',[328.125 -478.125 9.375 9.375], 'FaceColor',[0 0 0]);
rectangle('Position',[318.75 -487.5 9.375 9.375], 'FaceColor',[1 1 1]);
rectangle('Position',[328.125 -487.5 9.375 9.375], 'FaceColor',[0 0 0]);
rectangle('Position',[318.75 -496.875 9.375 9.375], 'FaceColor',[1 1 1]);
rectangle('Position',[328.125 -496.875 9.375 9.375], 'FaceColor',[0 0 0]);
rectangle('Position',[318.75 -506.25 9.375 9.375], 'FaceColor',[1 1 1]);
rectangle('Position',[328.125 -506.25 9.375 9.375], 'FaceColor',[0 0 0]);
rectangle('Position',[318.75 -515.625 9.375 9.375], 'FaceColor',[1 1 1]);
rectangle('Position',[328.125 -515.625 9.375 9.375], 'FaceColor',[0 0 0]);
rectangle('Position',[318.75 -525 9.375 9.375], 'FaceColor',[1 1 1]);
rectangle('Position',[328.125 -525 9.375 9.375], 'FaceColor',[0 0 0]);
rectangle('Position',[318.75 -534.375 9.375 9.375], 'FaceColor',[1 1 1]);
rectangle('Position',[328.125 -534.375 9.375 9.375], 'FaceColor',[0 0 0]);
rectangle('Position',[318.75 -543.75 9.375 9.375], 'FaceColor',[1 1 1]);
rectangle('Position',[328.125 -543.75 9.375 9.375], 'FaceColor',[0 0 0]);
rectangle('Position',[318.75 -553.125 9.375 9.375], 'FaceColor',[1 1 1]);
rectangle('Position',[328.125 -553.125 9.375 9.375], 'FaceColor',[0 0 0]);
rectangle('Position',[318.75 -562.5 9.375 9.375], 'FaceColor',[1 1 1]);
rectangle('Position',[328.125 -562.5 9.375 9.375], 'FaceColor',[0 0 0]);
rectangle('Position',[318.75 -571.875 9.375 9.375], 'FaceColor',[1 1 1]);
rectangle('Position',[328.125 -571.875 9.375 9.375], 'FaceColor',[0 0 0]);
rectangle('Position',[318.75 -581.25 9.375 9.375], 'FaceColor',[1 1 1]);
rectangle('Position',[328.125 -581.25 9.375 9.375], 'FaceColor',[0 0 0]);
X=[560,543.75,506.25,468.75,412.5,412.5,356.25,318.75,281.25,243.75,206.25,178.125,164.062,154.688,145.312,135.938,121.875,121.875,93.75,93.75,93.75,93.75,56.25,56.25,56.25,40];
Y=[-560,-543.75,-506.25,-506.25,-487.5,-412.5,-393.75,-393.75,-356.25,-318.75,-281.25,-271.875,-267.188,-267.188,-267.188,-267.188,-271.875,-290.625,-318.75,-356.25,-393.75,-431.25,-468.75,-506.25,-543.75,-560];
hold on;
plot(X,Y,'r');
legend('1875.22','Location','southoutside');
